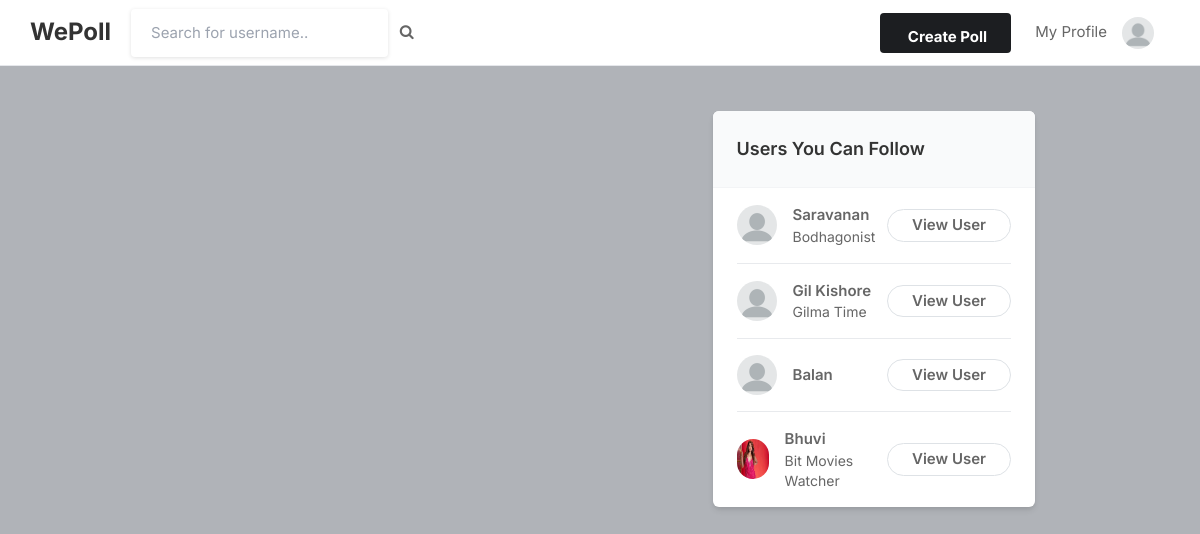
Page / (signed in) on the committed database.
### core/models.py (models this page shows, shortened)
class Profile(models.Model):
    user = models.ForeignKey(User, on_delete=models.CASCADE)
    id_user = models.IntegerField()
    bio = models.TextField(blank=True)
    profileimg = models.ImageField(upload_to='profile_images', default='blank-profile-picture.png')
    location = models.CharField(max_length=100, blank=True)

### core/views.py (the view, shortened to what this page needs)
# urls.py: path('', views.index, name='index'),
@login_required(login_url='signin')
def index(request):
    user_object = User.objects.get(username=request.user.username)
    user_profile = Profile.objects.get(user=user_object)
    user_following_list = []
    feed = []
    vote_list = []
    votes = []
    user_following = FollowersCount.objects.filter(follower=request.user.username)
    for users in user_following:
        user_following_list.append(users.user)
    for usernames in user_following_list:
        feed_lists = Poll.objects.filter(user=usernames)
        vote_lists = SubmitVote.objects.filter(user = request.user.username)
        votes.append(vote_lists)
        feed.append(feed_lists)
    cur_user = SubmitVote.objects.filter(user=request.user.username)
    vote_list = list(chain(*votes))
    feed_list = list(chain(*feed))
    post_ids = []
    poll_vote = []
    for i in feed_list:
        post_ids.append(i.id)
    print(feed_list,poll_vote)
    poll_votes = []
    for i in range(len(poll_vote)):
        poll_votes.append([feed_list[i],poll_vote[i]])
    all_users = User.objects.all()
    user_following_all = []
    for user in user_following:
        user_list = User.objects.get(username=user.user)
        user_following_all.append(user_list)
    new_suggestions_list = [x for x in list(all_users) if (x not in list(user_following_all))]
    current_user = User.objects.filter(username=request.user.username)
    final_suggestions_list = [x for x in list(new_suggestions_list) if (x not in list(current_user))]
    random.shuffle(final_suggestions_list)
    username_profile = []
    username_profile_list = []
    for users in final_suggestions_list:
        username_profile.append(users.id)
    for ids in username_profile:
        profile_lists = Profile.objects.filter(id_user=ids)
        username_profile_list.append(profile_lists)
    suggestions_username_profile_list = list(chain(*username_profile_list))
    return render(request, 'index.html', {'user_profile': user_profile,"poll_vote":poll_votes,"username":user_object, 'posts': feed_list,'votelist':poll_vote,
                                          'suggestions_username_profile_list': suggestions_username_profile_list[:4]})

### templates/index.html (shortened to what this page needs)
{% load static %}
<!DOCTYPE html>
<html lang="en">
<head>
    <link rel="stylesheet" href="https://cdn.jsdelivr.net/npm/bootstrap@4.6.1/dist/css/bootstrap.min.css">
    <link rel="stylesheet" href="{% static 'assets/css/icons.css' %}">
    <link rel="stylesheet" href="{% static 'assets/css/uikit.css' %}">
    <link rel="stylesheet" href="{% static 'assets/css/style.css' %}">
    <link rel="stylesheet" href="{% static 'assets/css/tailwind.css' %}">
    <link rel="stylesheet" href="{% static 'assets/css/pollpost.css' %}">
    <link rel="stylesheet" href="https://cdnjs.cloudflare.com/ajax/libs/font-awesome/4.7.0/css/font-awesome.min.css">
</head>
<body>
            <header>
                <div class="header_inner">
                    <b><h1 style="font-size: 1.5rem;margin-right:20px;">WePoll</h1></b>
                    <form action="/search" method="POST">
                    <div class="left-side">
                            <input type="text" name="username" placeholder="Search for username..">&nbsp; &nbsp;
                            <button type="submit"><i class="fa fa-search fa-1x"></i></button>
                    </div>
                    </form>
                    <div class="right-side lg:pr-4">
                        <a href="#"
                            class="bg-pink-500 flex font-bold hidden hover:bg-pink-600 hover:text-white inline-block items-center lg:block max-h-10 mr-4 px-4 py-2 rounded shado text-white">
                              Create Poll
                        </a>
                         <a href="/myprofile">
                            My Profile
                        </a>
                        <a href="#">
                            <img src="{{user_profile.profileimg.url}}" class="header-avatar" alt="">
                        </a>
                    </div>
                </div>
            </header>
            <div class="container m-auto">
                <div class="lg:flex justify-center lg:space-x-10 lg:space-y-0 space-y-5">
                    <div class="space-y-5 flex-shrink-0 lg:w-7/12">
                    </div>
                    <div class="lg:w-5/12">
                        <div class="bg-white  shadow-md rounded-md overflow-hidden">
                            <div class="bg-gray-50  border-b border-gray-100 flex items-baseline justify-between py-4 px-6 ">
                                <h2 class="font-semibold text-lg">Users You Can Follow</h2>
                            </div>
                            <div class="divide-gray-300 divide-gray-50 divide-opacity-50 divide-y px-4 ">
                                {% for suggestion in suggestions_username_profile_list %}
                                <div class="flex items-center justify-between py-3">
                                    <div class="flex flex-1 items-center space-x-4">
                                        <a href="/profile/{{suggestion.user}}">
                                            <img src="{{suggestion.profileimg.url}}" class="bg-gray-200 rounded-full w-10 h-10">
                                        </a>
                                        <div class="flex flex-col">
                                            <span class="block capitalize font-semibold"> {{suggestion.user}} </span>
                                            <span class="block capitalize text-sm"> {{suggestion.bio}} </span>
                                        </div>
                                    </div>
                                    <a href="/profile/{{suggestion.user}}" class="border border-gray-200 font-semibold px-4 py-1 rounded-full hover:bg-pink-600 hover:text-white hover:border-pink-600 "> View User </a>
                                </div>
                                {% endfor %}
                            </div>
                        </div>
                    </div>
                </div>
            </div>
</body>
</html>

### static/assets/css/style.css (style rules this page uses)
body { background-color: #B0B3B8!important; }
button { vertical-align: middle; }
input { height: 48px; line-height: 48px; padding: 0 20px; outline: none; font-size: 15px; color: #808080; max-width: 100%; width: 100%; -webkit-box-sizing: border-box; box-sizing: border-box; display: block; font-weight: 400; opacity: 1; border-radius: 4px; border: none; -webkit-box-shadow: 0 1px 4px 0px rgba(0, 0, 0, 0.12); box-shadow: 0 1px 4px 0px rgba(0, 0, 0, 0.12); }
input[type="text"], input[type="password"], input[type="email"], input[type="number"] { height: 48px; line-height: 48px; padding: 0 20px; outline: none; font-size: 15px; color: #808080; max-width: 100%; width: 100%; -webkit-box-sizing: border-box; box-sizing: border-box; display: block; font-weight: 400; opacity: 1; border-radius: 4px; border: none; -webkit-box-shadow: 0 1px 4px 0px rgba(0, 0, 0, 0.12); box-shadow: 0 1px 4px 0px rgba(0, 0, 0, 0.12); }
input { -webkit-transition: all 0.1s ease-in-out; transition: all 0.1s ease-in-out; }
::placeholder { color: #808080; opacity: 1; }
button { border: none; margin: 0; padding: 0; width: auto; overflow: visible; background: transparent; color: inherit; font: inherit; line-height: normal; cursor: pointer; }
a { color: #be185d; -webkit-transition: 0.3s; transition: 0.3s; outline: none !important; }
button { outline: none !important; }
img { max-width: 100%; }
body { color: #666; font-size: 15px; line-height: 27px; background-color: #f0f2f5; font-family: "Inter", sans-serif; text-transform: none; }
h1, h2, h3, h4, h5, h6 { font-family: "Inter", sans-serif; text-transform: none; }
input[type="text"], input[type="password"], input[type="email"] { font-family: "Inter", sans-serif; text-transform: none; }
button, body .pac-container { font-family: "Inter", sans-serif; text-transform: none; }
h1, h2, h3, h4, h5, h6 { color: #333; font-weight: 500; margin: 0; padding: 0; }
h1 { font-size: 32px; }
h2 { font-size: 26px; }
b, strong { font-weight: 700 !important; }
@media (min-width: 1024px) { .container { max-width: 900px !important; padding-top: 45px; } }
header { background-color: #fff; left: 0; right: 0; top: 0; z-index: 99; height: 66px; display: -webkit-box; display: -ms-flexbox; display: flex; -webkit-box-align: center; -ms-flex-align: center; align-items: center; border-bottom: 1px solid #e5e7eb; }
header .header_inner { display: -webkit-box; display: -ms-flexbox; display: flex; -webkit-box-align: center; -ms-flex-align: center; align-items: center; max-width: 1090px; margin: auto; width: 100%; max-width: 100% !important; padding: 0 30px; }
header .header_inner .left-side { display: -webkit-box; display: -ms-flexbox; display: flex; -webkit-box-align: center; -ms-flex-align: center; align-items: center; }
header .header_inner .right-side { display: -webkit-box; display: -ms-flexbox; display: flex; -webkit-box-align: center; -ms-flex-align: center; align-items: center; -webkit-box-pack: end; -ms-flex-pack: end; justify-content: flex-end; margin-left: auto; }
header .header_inner .right-side .header-avatar { width: 32px; height: 32px; border-radius: 100%; margin-left: 15px; }

### rows in the picture
Profile: profileimg (placeholder picture)
Profile: profileimg (placeholder picture), user "Saravanan", bio "Bodhagonist"
Profile: profileimg (placeholder picture), user "Gil Kishore", bio "Gilma Time"
Profile: profileimg (placeholder picture), user "Balan"
Profile: profileimg (picture), user "Bhuvi", bio "Bit Movies Watcher"
